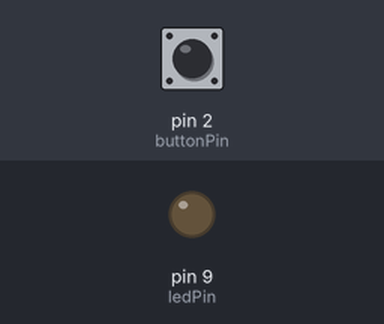
Bench run of a sketch on a simulated Arduino Uno, built with avr-gcc and run on an emulated ATmega328P. Shown: output pins drawn as LEDs (lit = HIGH). The test bench sets the inputs (shaded band); at power-on: pin 2 (buttonPin) LOW.

Above: at 1.2 s.
1.3 s: pin 2 (buttonPin) pulled HIGH for 0.15 s
At 1.7 s:
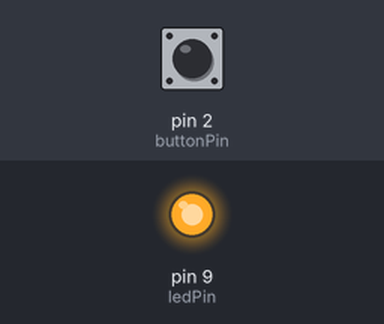
2.9 s: pin 2 (buttonPin) pulled HIGH for 1 s
At 4.1 s:
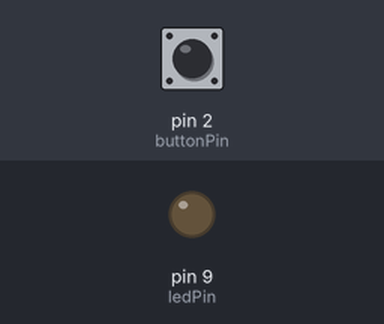
5.4 s: pin 2 (buttonPin) pulled HIGH for 3.2 s
At 6.0 s:
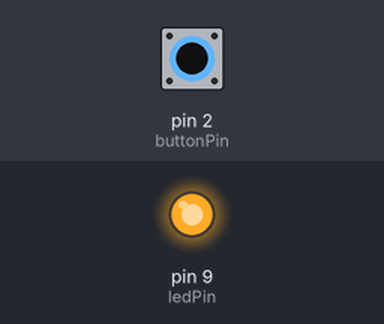
Timing chart, 0 to 8.4 s (numbered marks = the images above; inputs shaded):
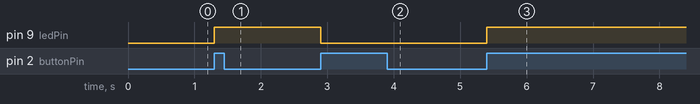

Measured:
- after the input at 1.3 s, pin 9 (ledPin): LOW → HIGH at once
- after the input at 2.9 s, pin 9 (ledPin): HIGH → LOW at once
- after the input at 5.4 s, pin 9 (ledPin): LOW → HIGH at once

The sketch:

mode_on_off.ino
```cpp
// constants won't change. They're used here to set pin numbers:
const int buttonPin = 2;     // the number of the pushbutton pin
const int ledPin =  9;      // the number of the LED pin


int ledState = HIGH;    // variable for reading the led status
int buttonState = 0;    // variable for reading the pushbutton status

int previousButtonState = LOW;  //variable for previous button status
int mode = 0;           //variable for keeping track of the mode
long time = 0;         //time is in milliseconds
long debounce = 200;   //the debounce time, increase if output flickers


void setup()
{
  // initialize the LED pin as an output:
  pinMode(ledPin, OUTPUT);
  // initialize the pushbutton pin as an input:
  pinMode(buttonPin, INPUT);
}

void loop()
{
  buttonState = digitalRead(buttonPin);
     //if button changed state wait a bit to ignore the noise on the circuit keep track of it through time
  if (buttonState == HIGH && previousButtonState == LOW && millis() - time > debounce) {
    mode++;
    if(mode > 1) mode = 0;
    time = millis();
  }
  if (mode == 0) {
    // turn off the LED
    ledState = LOW;
    digitalWrite(ledPin, ledState);
    }
  if (mode == 1){
     ledState = HIGH;
     digitalWrite(ledPin, ledState);
  }
  previousButtonState = buttonState; //record the button status
}
```
